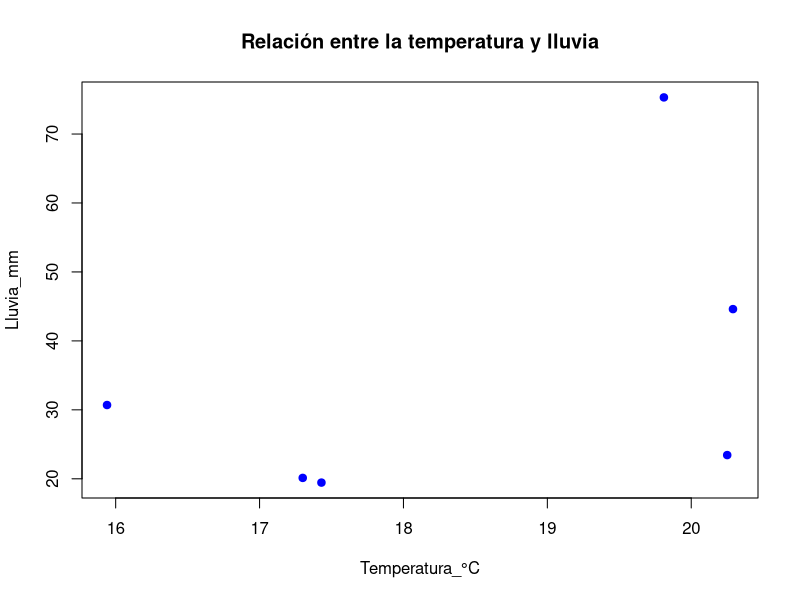

Reproduce this figure in R. (Note: this script raises an error after producing the figure.)
## ---- chunk 1
#Primera descarga y visualización
Datos <- read.csv("datos_enero_noviembre.csv")
head(Datos)
## ---- chunk 2
#Limpieza de datos
Datos2 <- na.omit(Datos)

#Exploración de datos
head(Datos2)  
## ---- chunk 3
#Descripción de los datos
str(Datos2) 
## ---- chunk 4
#Se hace un resumen estadístico de las variables
summary(Datos2)
## ---- chunk 5
#Verificar que la variable dependiente e independiente son de tipo númerico para realizar el modelo de regresión lineal

str(Datos2)

## ---- chunk 6
#Realizar el modelo de regresión lineal tomando a lluvia como variable dependiente de la temperatura
modelo_datos <- lm(Datos2$LLUVIA_mm ~ Datos2$TEMPERATURA_C)
summary(modelo_datos)
## ---- chunk 7
plot(Datos2$TEMPERATURA_C, Datos2$LLUVIA_mm, main = "Relación entre la temperatura y lluvia", xlab = "Temperatura_°C", ylab = "Lluvia_mm", pch = 19, col = "blue")

## ---- chunk 8
#Se carga la segunda base de datos y se explora su estructura
promedios <- read_excel("Base2_lluvia_temperatura.xlsx")
str(promedios)

## ---- chunk 9
#Visualización gráfica
plot(promedios$Temperatura_C, promedios$Precipitacion_mm, main = "Relación entre la temperatura y cantidad de lluvias entre 2015 y 2024", xlab = "Temperatura_°C", ylab = "Lluvia_mm", pch = 19, col = "blue")
## ---- chunk 10
#Aplicación del modelo de regresión lineal simple. Resumen de los coeficientes calculados
modelo2 <- lm(promedios$Precipitacion_mm ~ promedios$Temperatura_C)

summary(modelo2)
